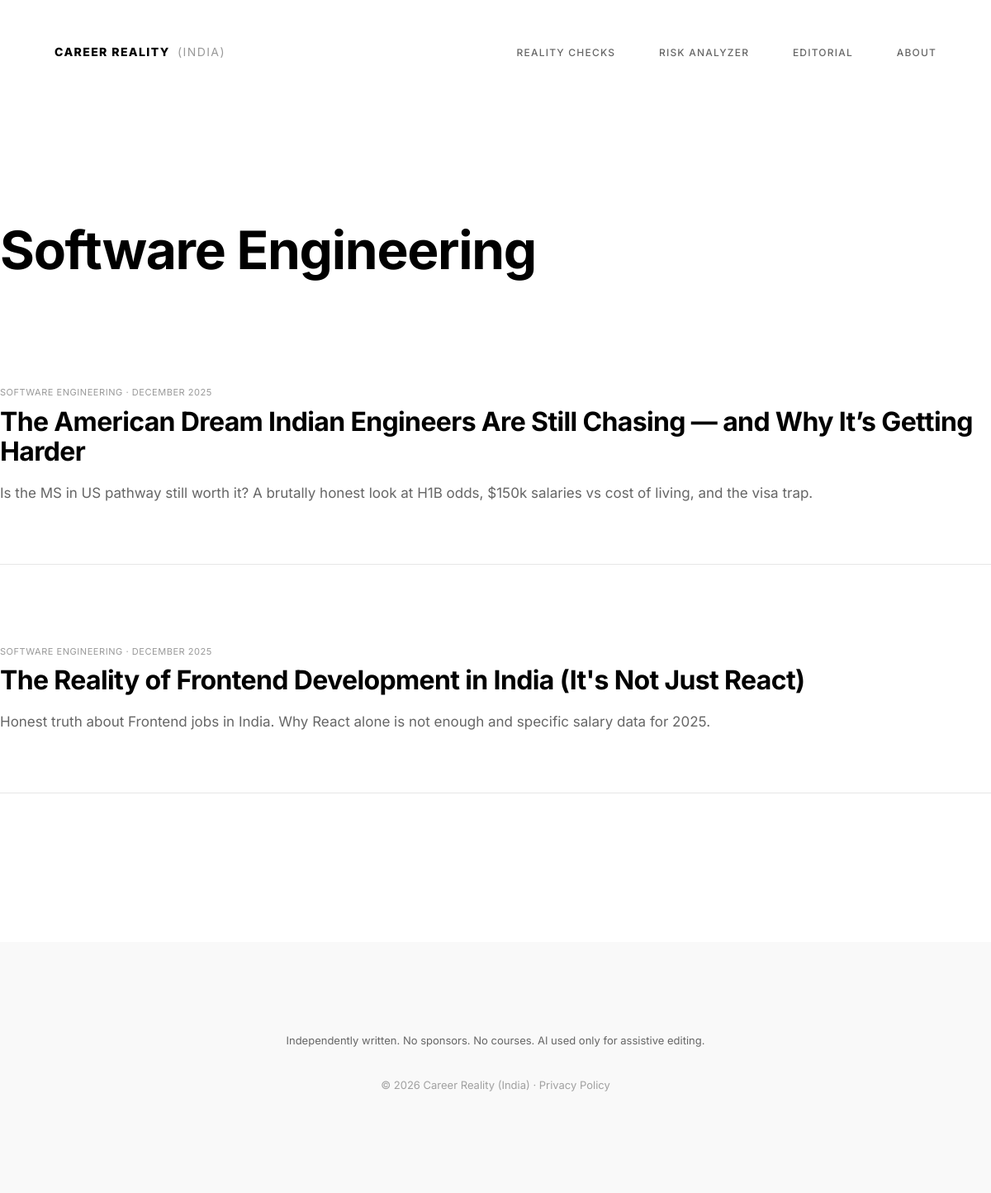
The page /category/software-engineering/ on the database as committed earlier.
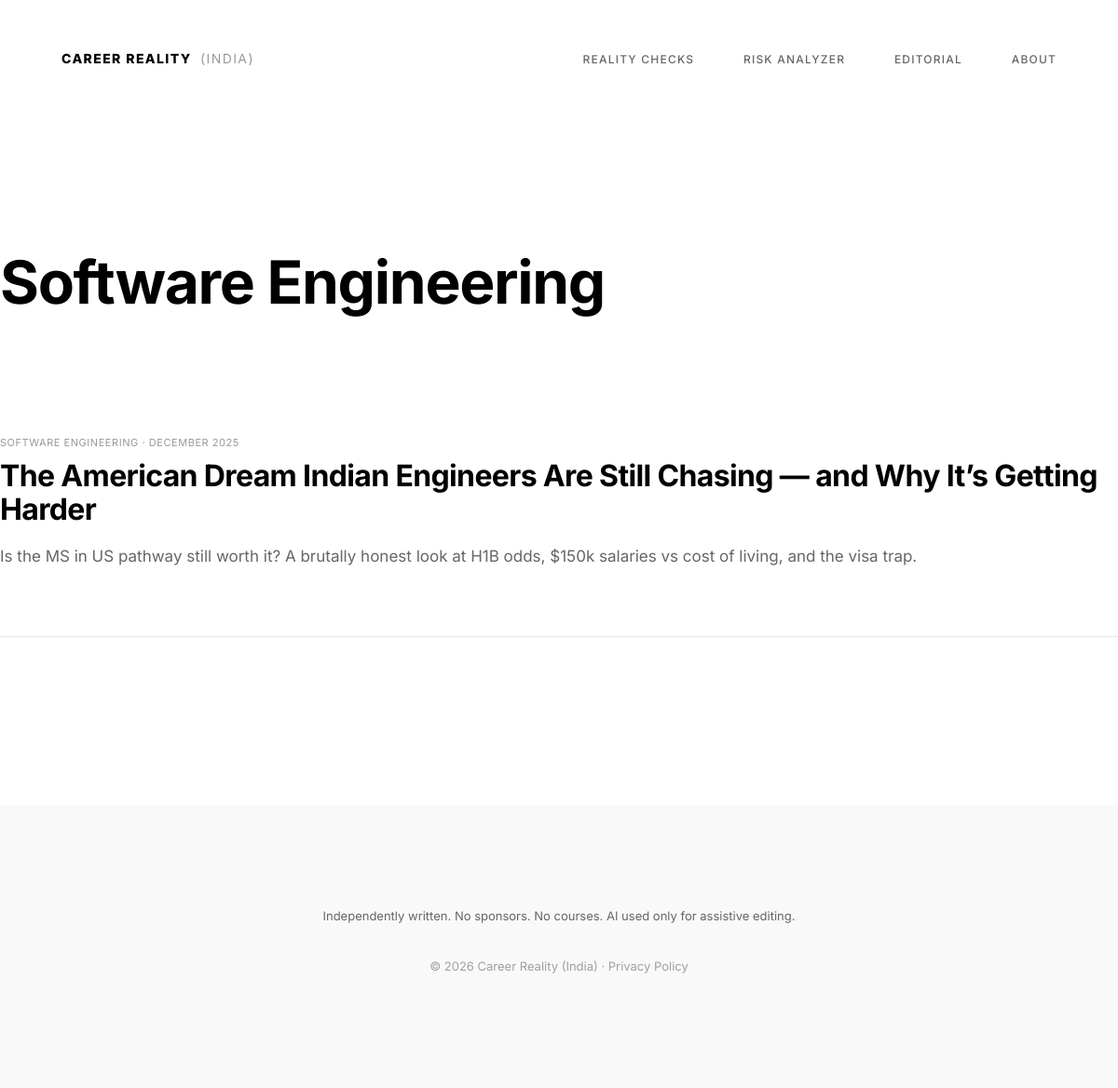
The same page on the database as committed later.
### content/models.py (models this page shows, shortened)
class Category(models.Model):
    name = models.CharField(max_length=100)
    slug = models.SlugField(unique=True)
    description = models.TextField(blank=True)
    order = models.PositiveIntegerField(default=0, help_text="Display order (0 = first)")
    class Meta:
        verbose_name_plural = "Categories"
        ordering = ['order', 'name']

class Article(models.Model):
    STATUS_CHOICES = [
        ('draft', 'Draft'),
        ('published', 'Published'),
    ]
    title = models.CharField(max_length=200)
    slug = models.SlugField(unique=True, max_length=200)
    author = models.ForeignKey(Author, on_delete=models.PROTECT)
    category = models.ForeignKey(Category, on_delete=models.PROTECT)
    status = models.CharField(max_length=20, choices=STATUS_CHOICES, default='draft')
    target_persona = models.TextField(help_text="Who is this specific article for?")
    who_should_avoid = models.TextField(help_text="Trust Signal: Who should NOT pursue this?")
    common_expectation = models.TextField(help_text="The Myth / What people think")
    actual_reality = models.TextField(help_text="The Truth / What it's actually like")
    salary_reality = models.TextField(help_text="Real data tables/ranges. No hype.")
    stuck_point = models.TextField(help_text="Where most people fail or plateau")
    verdict = models.TextField(help_text="Final honest conclusion")
    meta_title = models.CharField(max_length=60, help_text="SEO Title (max 60 chars)")
    meta_description = models.CharField(max_length=160, help_text="SEO Description (max 160 chars)")
    published_at = models.DateTimeField(blank=True, null=True)
    updated_at = models.DateTimeField(auto_now=True)
    last_reality_check = models.DateField(blank=True, null=True, help_text="Date of last factual review")

### content/views.py (the view)
# urls.py: path('category/<slug:slug>/', views.category_detail, name='category_detail'),
def category_detail(request, slug):
    category = get_object_or_404(Category, slug=slug)
    articles = Article.objects.filter(category=category, status='published').order_by('-published_at')
    return render(request, 'content/category_detail.html', {
        'category': category,
        'articles': articles
    })

### templates/content/category_detail.html (shortened to what this page needs)
{% extends "base.html" %}
{% block content %}
<header style="margin-bottom: 4rem;">
    <h1>{{ category.name }}</h1>
</header>
{% include "content/article_list_partial.html" %}
{% endblock %}

### templates/base.html (shortened to what this page needs)
<!DOCTYPE html>
<html lang="en">
<head>
    {% include "partials/meta.html" %}
</head>
<body>
    {% include "partials/header.html" %}
    <main>
        {% block content %}{% endblock %}
    </main>
    {% include "partials/footer.html" %}
</body>
</html>

### templates/partials/meta.html (shortened to what this page needs)
{% load static %}
{% load static %}
<link rel="stylesheet" href="{% static 'css/style.css' %}">

### templates/partials/header.html
<header class="site-header">
    <div class="container-wide nav-flex">
        <div>
            <a href="/" class="site-title">CAREER REALITY <span>(India)</span></a>
        </div>
        <nav class="site-nav">
            <a href="{% url 'salary_reality' %}">Reality Checks</a>
            <a href="{% url 'wizard_start' %}">Risk Analyzer</a>
            <a href="{% url 'editorial' %}">Editorial</a>
            <a href="{% url 'about' %}">About</a>
        </nav>
    </div>
</header>

### templates/content/article_list_partial.html
{% for article in articles %}
<div class="article-list-item">
    <div class="article-list-meta">
        {{ article.category.name }} · {{ article.updated_at|date:"F Y" }}
    </div>
    <h3 class="article-list-title">
        <a href="{% url 'article_detail' article.slug %}">
            {{ article.title }}
        </a>
    </h3>
    <p class="article-list-desc">
        {{ article.meta_description }}
    </p>
</div>
{% endfor %}

### templates/partials/footer.html
<footer class="site-footer">
    <div class="container-medium">
        <p>
            Independently written. No sponsors. No courses.
            AI used only for assistive editing.
        </p>
        <p style="opacity: 0.6; margin-top: 2rem;">
            &copy; {% now "Y" %} Career Reality (India) · <a href="{% url 'privacy_policy' %}"
                style="text-decoration: none; color: inherit;">Privacy Policy</a>
        </p>
    </div>
</footer>

### static/css/style.css (style rules this page uses)
:root { --c-white: #ffffff; --c-black: #000000; --c-grey-dark: #222222; --c-grey-mid: #666666; --c-grey-light: #999999; --c-divider: #e6e6e6; --c-bg-footer: #f9f9f9; --w-wide: 1100px; --w-medium: 840px; --w-narrow: 640px; --space-sm: 16px; --space-md: 48px; --space-lg: 96px; --space-xl: 180px; }
* { box-sizing: border-box; }
body { background-color: var(--c-white); color: var(--c-grey-mid); color: var(--c-grey-mid); font-family: 'Inter', -apple-system, BlinkMacSystemFont, "Segoe UI", Roboto, Helvetica, Arial, sans-serif; font-size: 17px; line-height: 1.65; margin: 0; padding: 0; -webkit-font-smoothing: antialiased; }
.container-wide { max-width: var(--w-wide); margin: 0 auto; padding: 0 var(--space-sm); }
.container-medium { max-width: var(--w-medium); margin: 0 auto; padding: 0 var(--space-sm); }
h1, h2, h3 { color: var(--c-black); line-height: 1.1; letter-spacing: -0.02em; }
h1 { font-size: 64px; font-weight: 700; margin-top: 0; margin-bottom: var(--space-sm); color: var(--c-black); }
h3 { font-size: 20px; font-weight: 500; }
p { margin-bottom: 24px; max-width: 100%; }
a { color: var(--c-black); text-decoration: underline; text-decoration-color: var(--c-divider); text-underline-offset: 4px; transition: opacity 0.2s; }
header { padding: var(--space-md) 0; margin-bottom: var(--space-lg); }
.nav-flex { display: flex; justify-content: space-between; align-items: baseline; }
.site-title { font-size: 14px; font-weight: 800; text-transform: uppercase; letter-spacing: 0.1em; color: var(--c-black); text-decoration: none; }
.site-title span { font-weight: 400; color: var(--c-grey-light); margin-left: 5px; }
nav a { font-size: 12px; font-weight: 500; text-transform: uppercase; letter-spacing: 0.1em; color: var(--c-grey-mid); margin-left: var(--space-md); text-decoration: none; }
.article-list-item { margin-bottom: var(--space-lg); padding-bottom: var(--space-md); border-bottom: 1px solid var(--c-divider); }
.article-list-meta { font-size: 11px; text-transform: uppercase; letter-spacing: 0.05em; color: var(--c-grey-light); margin-bottom: text-bottom; }
.article-list-title { font-size: 32px; font-weight: 700; margin: 8px 0 12px 0; line-height: 1.15; }
.article-list-title a { text-decoration: none; color: var(--c-black); }
footer { background-color: var(--c-bg-footer); padding: var(--space-lg) 0; margin-top: var(--space-xl); font-size: 13px; color: var(--c-grey-mid); text-align: center; }

Rows that differ between the two databases and show on the page:
removed Article: category.name "SOFTWARE ENGINEERING", updated_at "DECEMBER 2025", title "The Reality of Frontend Development in India (It's Not Just React)", meta_description "Honest truth about Frontend jobs in India. Why React alone is not enough and specific salary data for 2025."
